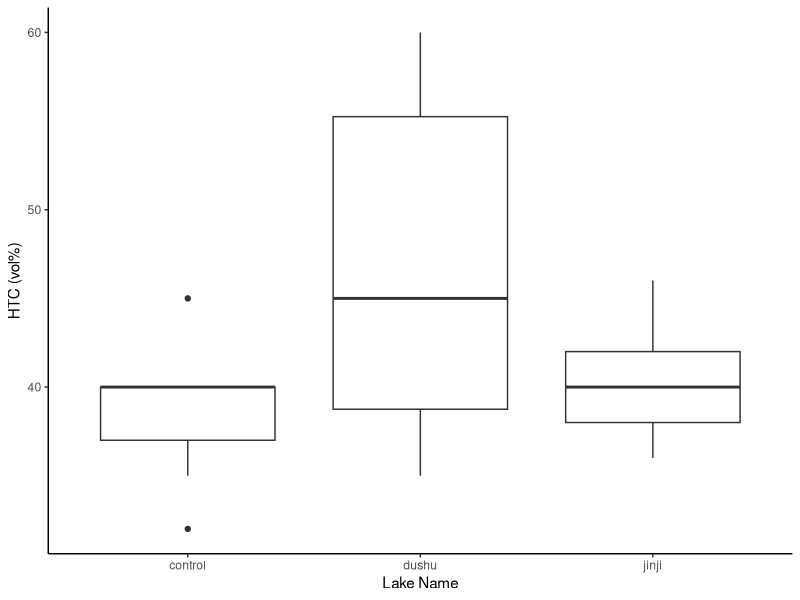
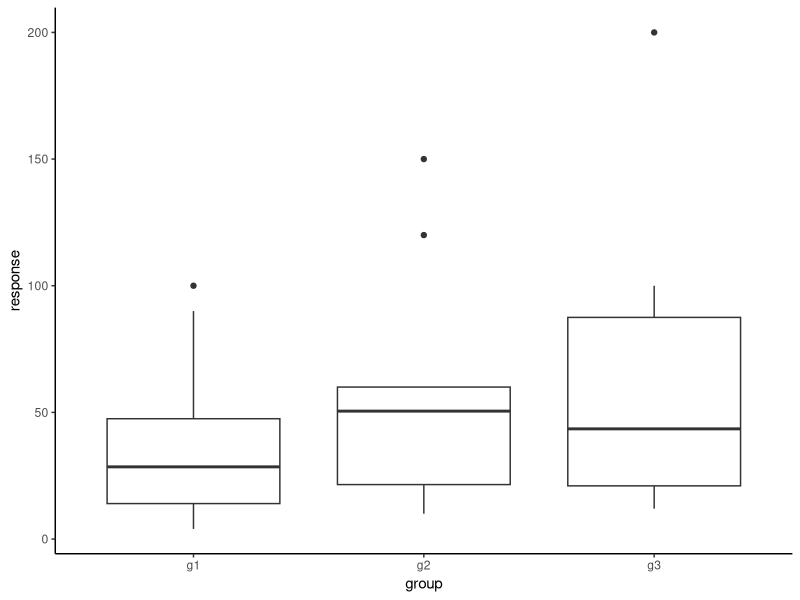

These figures' R source, in order:
## ---- chunk 1
knitr::opts_chunk$set(echo = TRUE)
library(ggplot2)
library(dplyr)
library(readxl)
## ---- chunk 2
htc <- data.frame(htc = c(38, 40, 32, 36, 40, 40, 38, 40, 38, 40, 36, 40, 40, 35, 45, 56, 60, 50, 35, 40, 40, 55, 35, 40, 42, 38, 46, 36), lake = rep(c("control", "dushu", "jinji"), times = c(15, 8, 5)))

ggplot(htc, aes(x = lake, y = htc)) +
    geom_boxplot() +
    theme_classic() +
    labs(x = "Lake Name", y = "HTC (vol%)")
## ---- chunk 3
k <- 3
n <- nrow(htc)
dfw <- (n - k) %>% print()
dfb <- (k - 1) %>% print()
dft <- (n - 1) %>% print()
## ---- chunk 4
# mean
xbar <- mean(htc$htc)
xibar <- htc %>%
    group_by(lake) %>%
    summarize(mean = mean(htc)) %>%
    as.data.frame()

# SS
ssw1 <- sum((select(filter(htc, lake == "control"), htc) - xibar[1, 2]) ^ 2)
ssw2 <- sum((select(filter(htc, lake == "dushu"), htc) - xibar[2, 2]) ^ 2)
ssw3 <- sum((select(filter(htc, lake == "jinji"), htc) - xibar[3, 2]) ^ 2)
ssw <- (ssw1 + ssw2 + ssw3) %>% print()

ssb1 <- nrow(htc[htc$lake == "control",]) * (xibar[1, 2] - xbar) ^ 2
ssb2 <- nrow(htc[htc$lake == "dushu",]) * (xibar[2, 2] - xbar) ^ 2
ssb3 <- nrow(htc[htc$lake == "jinji",]) * (xibar[3, 2] - xbar) ^ 2
ssb <- (ssb1 + ssb2 + ssb3) %>% print()

## Double check
sst <- (sum((htc$htc - xbar) ^ 2)) %>% print()
ssw + ssb
## ---- chunk 5
# Test statistic --- F score
msw <- ssw / dfw
msb <- ssb / dfb
f_score <- (msb / msw) %>% print()
f_critical <- qf(0.95, df1 = dfb, df2 = dfw) %>% print()
qvalue <- pf(f_score, df1 = dfb, df2 = dfw, lower.tail = FALSE) %>% print()
## ---- chunk 6
immune <- read_excel("Data/immune.xlsx")
colnames(immune) <- c("id", "g1", "g2", "g3")
immune <- immune[-1, ]
immune <- immune[, -1]
immune_long <- stack(immune)
colnames(immune_long) <- c("response", "group")
    
ggplot(immune_long, aes(x = group, y = response)) +
    geom_boxplot() +
    theme_classic()
## ---- chunk 7
k <- length(immune)
n <- nrow(immune)
dfw <- (n - k) %>% print()
dfb <- (k - 1) %>% print()
dft <- (n - 1) %>% print()
## ---- chunk 8
# mean
xbar <- mean(immune_long$response)
xibar <- colMeans(immune)

# SS
ssw1 <- sum((immune$g1 - xibar[1]) ^ 2) %>% as.numeric()
ssw2 <- sum((immune$g2 - xibar[2]) ^ 2) %>% as.numeric()
ssw3 <- sum((immune$g3 - xibar[3]) ^ 2) %>% as.numeric()
ssw <- (ssw1 + ssw2 + ssw3) %>% print()

ssb1 <- length(immune$g1) * (xibar[1] - xbar) ^ 2 %>% as.numeric()
ssb2 <- length(immune$g2) * (xibar[2] - xbar) ^ 2 %>% as.numeric()
ssb3 <- length(immune$g3) * (xibar[3] - xbar) ^ 2 %>% as.numeric()
ssb <- (ssb1 + ssb2 + ssb3) %>% print()

## Double check
sst <- (sum((immune_long$response - xbar) ^ 2)) %>% print()
as.numeric(ssw + ssb) 
## ---- chunk 9
# Test statistic --- F score
msw <- ssw / dfw
msb <- ssb / dfb
f_score <- (msb / msw) %>% print()
f_critical <- qf(0.95, df1 = dfb, df2 = dfw) %>% print()
qvalue <- pf(f_score, df1 = dfb, df2 = dfw, lower.tail = FALSE) %>% print()
